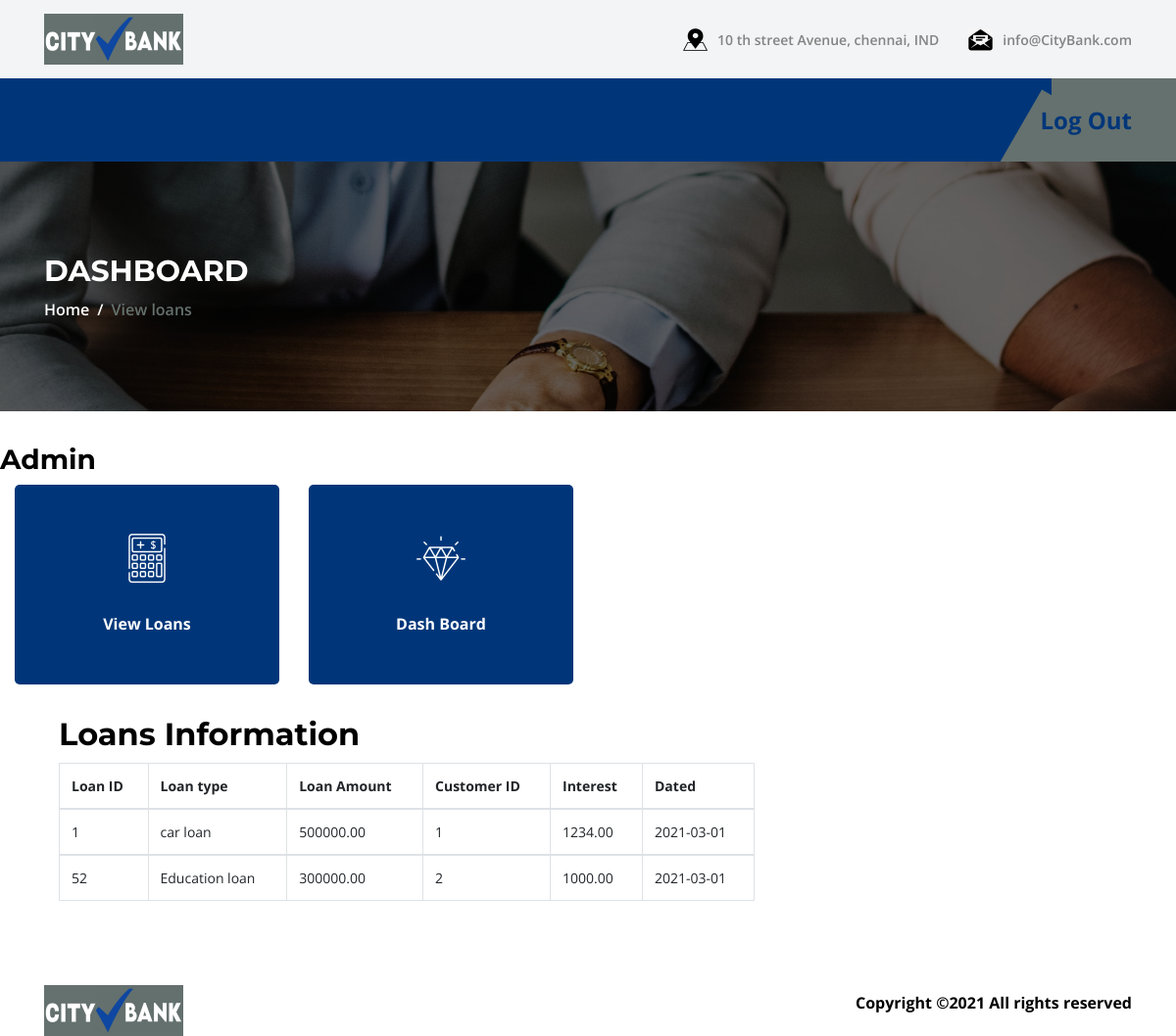
The page /viewloans.php on the database as committed earlier.
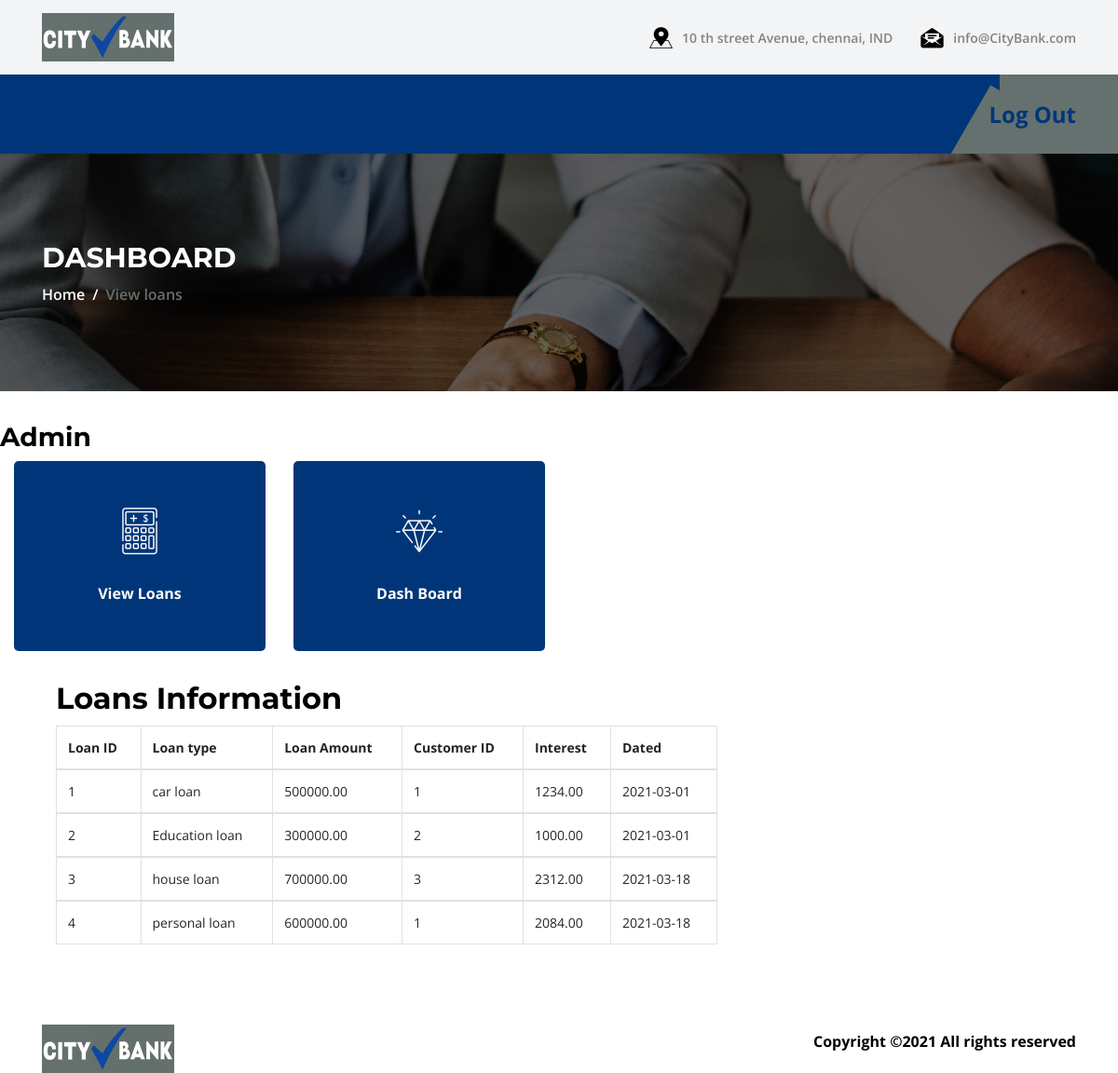
The same page on the database as committed later.
### tables this page shows
CREATE TABLE `loan` (
  `loanid` int(11) NOT NULL,
  `accno` varchar(200) NOT NULL,
  `loantype` varchar(25) NOT NULL,
  `loanamount` float(10,2) NOT NULL,
  `customerid` int(12) NOT NULL,
  `interest` float(10,2) NOT NULL,
  `startdate` date NOT NULL
);

### viewloans.php (the view, shortened to what the changed rows need)
<?php
include_once 'includes/dbconnect.php';
?>
<!DOCTYPE html>
<html lang="en">
<head>
    <link rel="stylesheet" href="style.css">
</head>
<body>
    <section class="breadcrumb-area bg-img bg-overlay jarallax" style="background-image: url(img/bg-img/13.jpg);">
        <div class="container h-100">
            <div class="row h-100 align-items-center">
                <div class="col-12">
                    <div class="breadcrumb-content">
                        <h2>Dashboard</h2>
                    </div>
                </div>
            </div>
        </div>
    </section>
    <section class="elements-area section-padding-70-0">
        <div class="col-12 mb-70">
            <div class="row">
                <div class="container">
                    <div class="container">
                        <article class="row">
                            <section class="col-lg-8">
                                <div class="page-header">
                                    <h2>Loans Information</h2>
                                </div>
                                <table class="table table-bordered">
                                    <thead>
                                        <th>Loan ID</th>
                                        <th>Loan type</th>
                                        <th>Loan Amount</th>
                                        <th>Customer ID</th>
                                        <th>Interest</th>
                                        <th>Dated</th>
                                    </thead>
                                    <?php
				$ins_sql = "SELECT * FROM loan";
				$run_sql = mysqli_query($con, $ins_sql);
				while($rows = mysqli_fetch_array($run_sql)){
					echo '
					    <tbody>
					      <tr>
					        <td>'.$rows['loanid'].'</td>
					        <td>'.$rows['loantype'].'</td>
                            <td>'.$rows['loanamount'].'</td>
                            <td>'.$rows['customerid'].'</td>
					        <td>'.$rows['interest'].'</td>
					        <td>'.$rows['startdate'].'</td>
					      </tr>
					    </tbody>
					';
				}
				?>
                                </table>
                        </article>
    </section>
</body>
</html>

Rows that differ between the two databases and show on the page:
removed loan: loanid "52", loantype "Education loan", loanamount "300000.00", customerid "2", interest "1000.00", startdate "2021-03-01"
added loan: loanid "2", loantype "Education loan", loanamount "300000.00", customerid "2", interest "1000.00", startdate "2021-03-01"
added loan: loanid "3", loantype "house loan", loanamount "700000.00", customerid "3", interest "2312.00", startdate "2021-03-18"
added loan: loanid "4", loantype "personal loan", loanamount "600000.00", customerid "1", interest "2084.00", startdate "2021-03-18"
